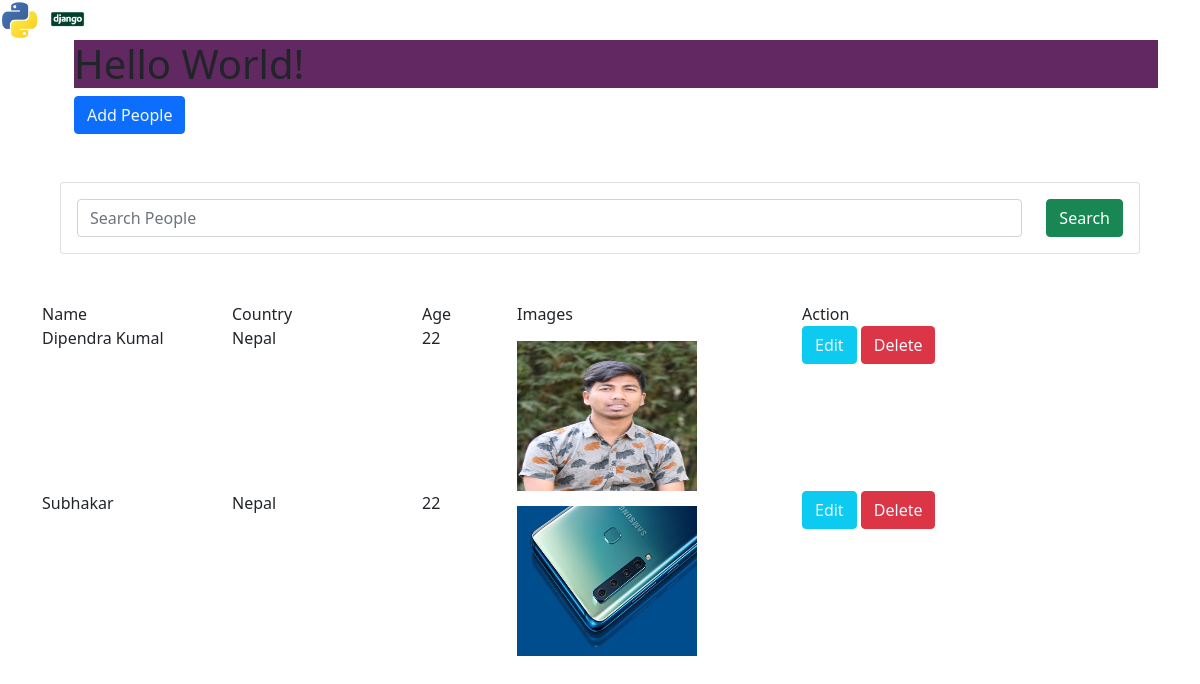
The page / on the database its author committed.
### people_app/models.py (models this page shows, shortened)
class People(models.Model):
    name=models.CharField(max_length=50)
    country=models.CharField(max_length=30)
    age=models.IntegerField()
    image=models.FileField(upload_to='images')

### people_app/views.py (the view)
# urls.py: path('',views.show,name="show"),
def show(request):
    peoples=People.objects.all()
    people_name = request.GET.get('people_name')
    if people_name != '' and people_name is not None:
        peoples = People.objects.filter(name__icontains=people_name)
    return render(request,'show.html',{'peoples':peoples})

### templates/show.html (shortened to what this page needs)
{% extends 'index.html' %}
{% block content %}
<div class="container">
    <div class="row">
        {% if peoples %}
        <div class="col-md-2">Name</div>
        <div class="col-md-2">Country</div>
        <div class="col-md-1">Age</div>
        <div class="col-md-3">Images</div>
        <div class="col-md-4">Action</div>
    </div>
        {% for people in peoples %}
    <div class="row">
        <div class="col-md-2">{{people.name}}</div>
        <div class="col-md-2">{{people.country}}</div>
        <div class="col-md-1">{{people.age}}</div>
        <div class="col-md-3"><img src="media/{{people.image}}" alt="people image" height="150" width="180" style="margin-top: 15px;"></div>
        <div class="col-md-4">
            <button type="submit" class="btn btn-info"><a href="{% url 'updatepeople' people.id %}">Edit</a></button>
            <button type="submit" class="btn btn-danger"><a href="{% url 'deletepeople' people.id %}">Delete</a></button>
        </div>
    </div>
        {% endfor %}
        {% endif %}
</div>
{% endblock %}

### static/css/style.css (style rules this page uses)
button a { color:aliceblue; text-decoration: none; text-align: center; }

### rows shown on the page
People: name "Dipendra Kumal", country "Nepal", age "22", image (picture)
People: name "Subhakar", country "Nepal", age "22", image (picture)
